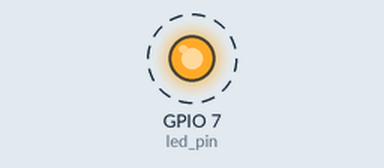
Recording of a program running on a simulated Raspberry Pi (BCM pin numbers). Shown: output pins drawn as LEDs (lit = HIGH). Dashed ring = blinking. What the program prints to the terminal is not drawn.

Above: at 0.5 s.
Timing chart, 0 to 4.6 s (numbered marks = the images above):
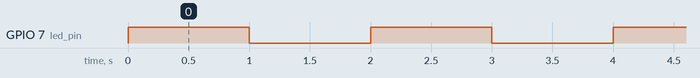

Measured:
- by itself, GPIO 7 (led_pin): alternates HIGH for 1.0 s and LOW for 1.0 s

The program:

04_blink_thread_2.py
```python
from gpiozero import DigitalOutputDevice
from signal import pause

print("blink.py start")

led_pin = DigitalOutputDevice(7)

led_pin.blink(on_time=1, off_time=1)

while True:
    print("Hello World")


pause()
```
